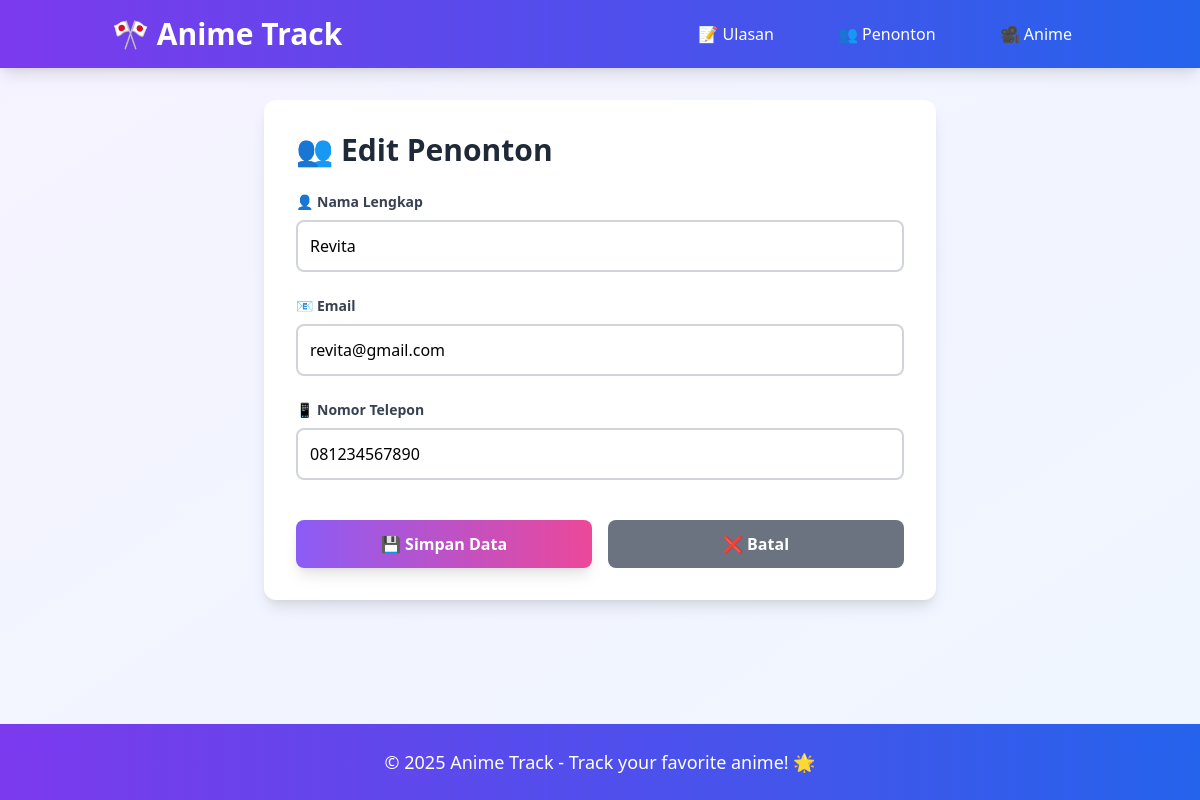
Page /index.php?entity=penonton&action=edit&id=1 on the committed database.
### tables this page shows
CREATE TABLE penonton (
    id INT AUTO_INCREMENT PRIMARY KEY,
    nama VARCHAR(100) NOT NULL,
    email VARCHAR(100) NOT NULL,
    telepon VARCHAR(20)
);

### model/Penonton.php (called while the page is built, shortened)
<?php
require_once 'config/Database.php';
class Penonton {
    private $conn;
    private $table = 'penonton';
    public function __construct() {
        $database = new Database();
        $this->conn = $database->getConnection();
    }
    public function getById($id) {
        $query = "SELECT * FROM " . $this->table . " WHERE id = :id";
        $stmt = $this->conn->prepare($query);
        $stmt->bindParam(':id', $id);
        $stmt->execute();
        return $stmt->fetch(PDO::FETCH_ASSOC);
    }
}
?>

### config/Database.php (called while the page is built, shortened)
<?php
class Database {
    private $host = "localhost";
    private $username = "root";
    private $password = "";
    private $database = "anime";
    public function getConnection() {
        $this->conn = null;
        try {
            $this->conn = new PDO("mysql:host=" . $this->host . ";dbname=" . $this->database, $this->username, $this->password);
            $this->conn->setAttribute(PDO::ATTR_ERRMODE, PDO::ERRMODE_EXCEPTION);
        } catch(PDOException $e) {
            echo "Connection error: " . $e->getMessage();
        }
        return $this->conn;
    }
}
?>

### viewmodel/PenontonViewModel.php (called while the page is built, shortened)
<?php
require_once 'model/Penonton.php';
class PenontonViewModel {
    private $penonton;
    public function __construct() {
        $this->penonton = new Penonton();
    }
    public function getPenontonById($id) {
        return $this->penonton->getById($id);
    }
}
?>

### views/penonton_form.php (the view)
<?php
require_once 'views/template/header.php';
?>
<div class="bg-white rounded-xl shadow-lg p-8 max-w-2xl mx-auto">
    <h2 class="text-3xl font-bold text-gray-800 mb-6 flex items-center">
        👥 <span class="ml-2"><?php echo isset($penonton) ? 'Edit Penonton' : 'Tambah Penonton Baru'; ?></span>
    </h2>
    <form action="index.php?entity=penonton&action=<?php echo isset($penonton) ? 'update&id=' . $penonton['id'] : 'save'; ?>" method="POST" class="space-y-6">
        <div class="space-y-2">
            <label class="block text-sm font-semibold text-gray-700 flex items-center">
                👤 <span class="ml-1">Nama Lengkap</span>
            </label>
            <input type="text" name="nama" value="<?php echo isset($penonton) ? $penonton['nama'] : ''; ?>" class="w-full border-2 border-gray-300 rounded-lg p-3 focus:border-purple-500 focus:outline-none transition duration-200" placeholder="Masukkan nama lengkap..." required>
        </div>
        <div class="space-y-2">
            <label class="block text-sm font-semibold text-gray-700 flex items-center">
                📧 <span class="ml-1">Email</span>
            </label>
            <input type="email" name="email" value="<?php echo isset($penonton) ? $penonton['email'] : ''; ?>" class="w-full border-2 border-gray-300 rounded-lg p-3 focus:border-purple-500 focus:outline-none transition duration-200" placeholder="contoh@email.com" required>
        </div>
        <div class="space-y-2">
            <label class="block text-sm font-semibold text-gray-700 flex items-center">
                📱 <span class="ml-1">Nomor Telepon</span>
            </label>
            <input type="text" name="telepon" value="<?php echo isset($penonton) ? $penonton['telepon'] : ''; ?>" class="w-full border-2 border-gray-300 rounded-lg p-3 focus:border-purple-500 focus:outline-none transition duration-200" placeholder="08xxxxxxxxxx">
        </div>
        <div class="flex space-x-4 pt-4">
            <button type="submit" class="flex-1 bg-gradient-to-r from-purple-500 to-pink-500 hover:from-purple-600 hover:to-pink-600 text-white px-6 py-3 rounded-lg font-semibold transition duration-300 transform hover:scale-105 shadow-lg">
                💾 Simpan Data
            </button>
            <a href="index.php?entity=penonton" class="flex-1 bg-gray-500 hover:bg-gray-600 text-white px-6 py-3 rounded-lg font-semibold transition duration-300 text-center">
                ❌ Batal
            </a>
        </div>
    </form>
</div>
<?php
require_once 'views/template/footer.php';
?>

### rows in the picture
penonton: nama "Revita", email "revita@gmail.com", telepon "081234567890"
